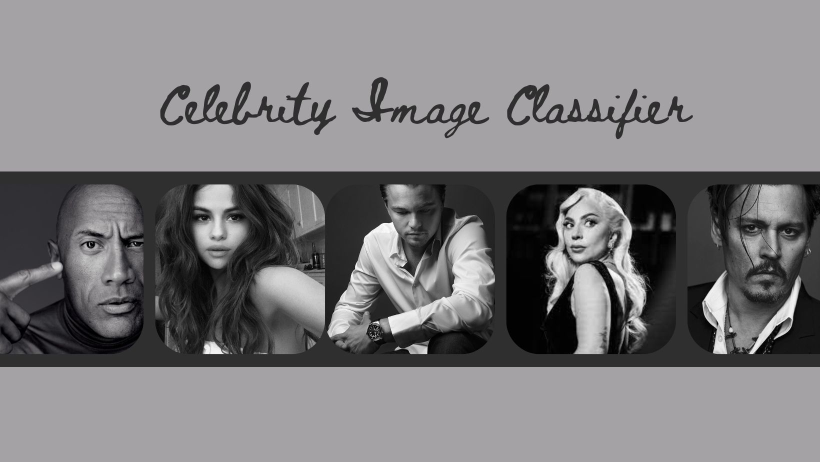
#> input picture UI/2nd-Model/title-image.jpg, 1640 x 924 px (shown at 1/2 size)
$ python -i test.py   (imports and definitions only)
#> lines starting #> are read from the running program, lines starting #| are printed output that depends on the picture
import streamlit as st
import cv2
import numpy as np
import joblib
import json

# Load the trained model and class dictionary
# [3 lines not run here, left out]

# Define the face_cascade and other required functions here
face_cascade = cv2.CascadeClassifier(".\\opencv\\haarcascade\\haarcascade_frontalface_default.xml")
eye_cascade = cv2.CascadeClassifier(".\\opencv\\haarcascade\\haarcascade_eye.xml")

def get_cropped_image_if_2_eyes(image_path):
#> called with image_path = 'title-image.jpg'
    img = cv2.imread(image_path)
#> img is the input picture: shape (924, 1640, 3); mean B, G, R 125.6, 123.6, 124.9
    gray = cv2.cvtColor(img, cv2.COLOR_BGR2GRAY)
    faces = face_cascade.detectMultiScale(gray, 1.3, 5)
#> faces = [[764, 377, 129, 129], [1091, 392, 130, 130], [365, 379, 143, 143], [1444, 387, 184, 184], [113, 391, 250, 250]]

    for (x, y, w, h) in faces:
        roi_gray = gray[y:y+h, x:x+w]
        roi_color = img[y:y+h, x:x+w]
        eyes = eye_cascade.detectMultiScale(roi_gray)

        if len(eyes) >= 2:
            return roi_color
#> this loop made 2 passes
#> (x, y, w, h, eyes) on passes 1 to 2: (764, 377, 129, 129, [[79, 30, 33, 33]]), (1091, 392, 130, 130, [[71, 35, 36, 36], [31, 44, 28, 28]])
#> pass 1, in get_cropped_image_if_2_eyes, `roi_gray = gray[y:y+h, x:x+w]`:
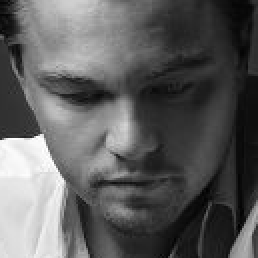
#> roi_gray: shape (129, 129) (shown 2 times larger); min 0, max 255, mean 92.9
#> pass 2, in get_cropped_image_if_2_eyes, `roi_gray = gray[y:y+h, x:x+w]`:
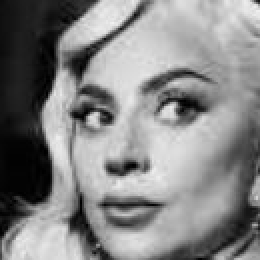
#> roi_gray: shape (130, 130) (shown 2 times larger); min 0, max 241, mean 132.9
    return None

def classify_image(image):
    scalled_raw_img = cv2.resize(image, (32, 32))
    img_har = w2d(image, 'db1', 5)
    scalled_img_har = cv2.resize(img_har, (32, 32))
    combined_img = np.vstack((scalled_raw_img.reshape(32 * 32 * 3, 1), scalled_img_har.reshape(32 * 32, 1)))

    result = model.predict(combined_img.T)
    prob = model.predict_proba(combined_img.T)
    max_prob = np.max(prob)

    if max_prob < 0.5:
        return "No celebrity recognized", 0.0

    celeb_name = [k for k, v in class_dict.items() if v == result][0]
    return celeb_name, max_prob

# Streamlit UI
# [13 lines not run here, left out]

>>> result = get_cropped_image_if_2_eyes('title-image.jpg')
